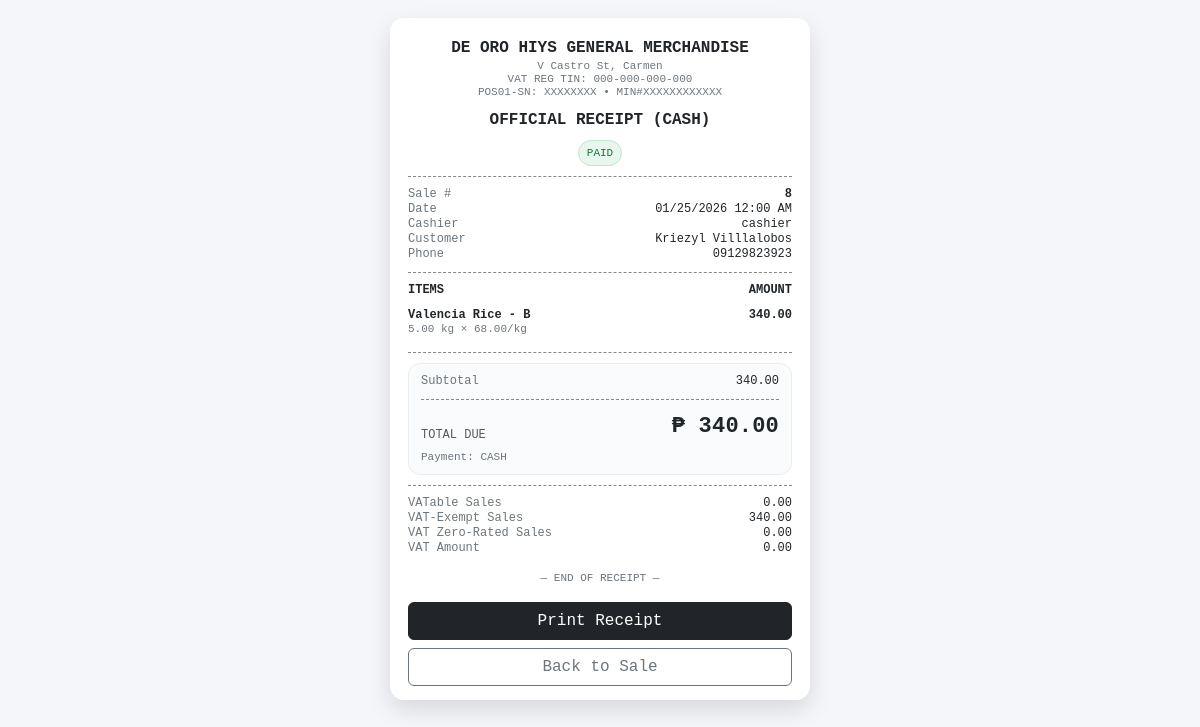
/capstone/cashier/receipt.php?sale_id=8 (signed in), run on the app's committed database.
### tables this page shows
CREATE TABLE `sales` (
  `sale_id` int(11) NOT NULL,
  `user_id` int(11) DEFAULT NULL,
  `customer_id` int(11) DEFAULT NULL,
  `sale_date` datetime NOT NULL,
  `total_amount` decimal(10,2) DEFAULT NULL,
  `status` varchar(30) NOT NULL DEFAULT 'pending',
  `created_at` timestamp NOT NULL DEFAULT current_timestamp()
);

CREATE TABLE `users` (
  `user_id` int(11) NOT NULL,
  `username` varchar(50) NOT NULL,
  `password` varchar(255) NOT NULL,
  `first_name` varchar(50) DEFAULT NULL,
  `last_name` varchar(50) DEFAULT NULL,
  `phone` varchar(20) DEFAULT NULL,
  `role` varchar(20) NOT NULL,
  `created_at` timestamp NOT NULL DEFAULT current_timestamp(),
  `status` enum('active','inactive') DEFAULT 'active'
);

CREATE TABLE `customers` (
  `customer_id` int(11) NOT NULL,
  `first_name` varchar(50) DEFAULT NULL,
  `last_name` varchar(50) DEFAULT NULL,
  `phone` varchar(20) DEFAULT NULL,
  `address` text DEFAULT NULL,
  `created_at` timestamp NOT NULL DEFAULT current_timestamp()
);

CREATE TABLE `sales_items` (
  `sales_item_id` int(11) NOT NULL,
  `sale_id` int(11) DEFAULT NULL,
  `product_id` int(11) DEFAULT NULL,
  `qty_kg` decimal(10,2) DEFAULT NULL,
  `unit_price` decimal(10,2) DEFAULT NULL,
  `line_total` decimal(10,2) DEFAULT NULL
);

CREATE TABLE `products` (
  `product_id` int(11) NOT NULL,
  `variety` varchar(100) DEFAULT NULL,
  `grade` enum('A','B') NOT NULL,
  `unit_weight_kg` decimal(10,2) DEFAULT NULL,
  `price_per_sack` decimal(10,2) NOT NULL,
  `price_per_kg` decimal(10,2) NOT NULL,
  `created_at` timestamp NOT NULL DEFAULT current_timestamp(),
  `archived` tinyint(1) NOT NULL DEFAULT 0,
  `stock_kg` decimal(10,2) NOT NULL DEFAULT 0.00
);

CREATE TABLE `payments` (
  `payment_id` int(11) NOT NULL,
  `sale_id` int(11) DEFAULT NULL,
  `amount` decimal(10,2) DEFAULT NULL,
  `method` enum('cash','gcash','bank') DEFAULT NULL,
  `status` enum('pending','paid','failed') DEFAULT NULL,
  `paid_at` timestamp NULL DEFAULT NULL,
  `external_ref` varchar(100) DEFAULT NULL
);

### capstone/cashier/receipt.php (the view, shortened to what this page needs)
<?php
include '../config/db.php';
function h($v){ return htmlspecialchars((string)$v, ENT_QUOTES, 'UTF-8'); }
$sale_id = (int)($_GET['sale_id'] ?? 0);
$companyName = "DE ORO HIYS GENERAL MERCHANDISE";
$companyAddr = "V Castro St, Carmen";
$vatTin      = "000-000-000-000";
$posSn       = "POS01-SN: XXXXXXXX";
$minNo       = "MIN#XXXXXXXXXXXX";
$VAT_MODE = "EXEMPT";
$VAT_RATE = 0.12;
$stmt = $conn->prepare("
  SELECT s.sale_id, s.sale_date, s.total_amount, s.status,
         c.customer_id, c.first_name, c.last_name, c.phone, c.address,
         u.username AS cashier_name
  FROM sales s
  LEFT JOIN customers c ON s.customer_id = c.customer_id
  LEFT JOIN users u ON s.user_id = u.user_id
  WHERE s.sale_id = ?
  LIMIT 1
");
$stmt->bind_param("i", $sale_id);
$stmt->execute();
$sale = $stmt->get_result()->fetch_assoc();
$stmt = $conn->prepare("
  SELECT
    si.sales_item_id,
    si.product_id,
    si.qty_kg,
    si.unit_price,
    si.line_total,
    p.variety,
    p.grade,
    p.unit_weight_kg
  FROM sales_items si
  LEFT JOIN products p ON si.product_id = p.product_id
  WHERE si.sale_id = ?
  ORDER BY si.sales_item_id ASC
");
$stmt->bind_param("i", $sale_id);
$stmt->execute();
$resItems = $stmt->get_result();
$items = [];
while($r = $resItems->fetch_assoc()){ $items[] = $r; }
$isUtang = (strtolower((string)$sale['status']) === 'unpaid');
$payment = null;
if(!$isUtang){
  $stmt = $conn->prepare("
    SELECT payment_id, amount, method, paid_at
    FROM payments
    WHERE sale_id = ?
    ORDER BY paid_at DESC
    LIMIT 1
  ");
  if($stmt){
    $stmt->bind_param("i", $sale_id);
    $stmt->execute();
    $payment = $stmt->get_result()->fetch_assoc();
  }
}
$discType = 'none';
$subtotal = 0.0;
foreach($items as $it){
  $line = (float)($it['line_total'] ?? 0);
  $subtotal += $line;
}
$gross = $subtotal;
$net   = (float)($sale['total_amount'] ?? 0);
$vatableSales = 0.0;
$vatExemptSales = 0.0;
$vatZeroRatedSales = 0.0;
$vatAmount = 0.0;
if($VAT_MODE === "VATABLE"){
  $salesWithoutVat = $net / (1 + $VAT_RATE);
  $lessVat = $net - $salesWithoutVat;
  if(in_array($discType, ['pwd','sc'], true)){
    $vatableSales = 0.0;
    $vatAmount = 0.0;
    $vatExemptSales = $salesWithoutVat;
  } else {
    $vatableSales = $salesWithoutVat;
    $vatAmount = $lessVat;
    $vatExemptSales = 0.0;
  }
} else {
  $vatExemptSales = $net;
}
$receiptTitle = $isUtang ? "SALES INVOICE (UTANG)" : "OFFICIAL RECEIPT (CASH)";
$customerName = trim(($sale['first_name'] ?? '').' '.($sale['last_name'] ?? ''));
function peso($n){
  return number_format((float)$n, 2);
}
?>
<!DOCTYPE html>
<html lang="en">
<head>
<link href="https://cdn.jsdelivr.net/npm/bootstrap@5.3.2/dist/css/bootstrap.min.css" rel="stylesheet">
</head>
<body>
<div class="paper mono">
  <div class="text-center">
    <div class="fw-bold"><?= h($companyName) ?></div>
    <div class="small3"><?= h($companyAddr) ?></div>
    <div class="small3">VAT REG TIN: <?= h($vatTin) ?></div>
    <div class="small3"><?= h($posSn) ?> • <?= h($minNo) ?></div>
    <div class="mt-2 fw-bold"><?= h($receiptTitle) ?></div>
    <div class="mt-2 d-flex justify-content-center gap-2 flex-wrap">
      <?php if(!$isUtang): ?>
        <span class="badge-pill badge-paid">PAID</span>
      <?php else: ?>
        <span class="badge-pill badge-ut">UTANG / UNPAID</span>
      <?php endif; ?>
    </div>
  </div>
  <div class="hr-dash"></div>
  <div class="small2">
    <div class="kv"><span>Sale #</span><span><b><?= (int)$sale['sale_id'] ?></b></span></div>
    <div class="kv"><span>Date</span><span><?= h(date("m/d/Y h:i A", strtotime($sale['sale_date']))) ?></span></div>
    <div class="kv"><span>Cashier</span><span><?= h($sale['cashier_name'] ?: 'Cashier') ?></span></div>
    <div class="kv"><span>Customer</span><span><?= h($customerName) ?></span></div>
    <?php if(!empty($sale['phone'])): ?>
      <div class="kv"><span>Phone</span><span><?= h($sale['phone']) ?></span></div>
    <?php endif; ?>
  </div>
  <div class="hr-dash"></div>
  <div class="small2 fw-bold d-flex justify-content-between">
    <span>ITEMS</span><span>AMOUNT</span>
  </div>
  <table class="tableMini small2 mt-1">
    <?php foreach($items as $it): ?>
      <?php
        $name = trim(($it['variety'] ?? 'Rice') . ' - ' . ($it['grade'] ?? ''));
        $qtyKg = (float)($it['qty_kg'] ?? 0);
        $unitPrice = (float)($it['unit_price'] ?? 0);
        $line = (float)($it['line_total'] ?? 0);
        $sackW = (float)($it['unit_weight_kg'] ?? 0);
        $uType = 'kg';
        $qtyInput = 0.0;
        if($qtyInput <= 0){
          if($uType === 'sack' && $sackW > 0){
            $qtyInput = $qtyKg / $sackW;
          } else {
            $uType = 'kg';
            $qtyInput = $qtyKg;
          }
        }
        $qtyLabel = ($uType === 'sack')
          ? (number_format($qtyInput,0) . " sack(s)")
          : (number_format($qtyInput,2) . " kg");
        $unitLabel = ($uType === 'sack') ? "/sack" : "/kg";
      ?>
      <tr>
        <td style="padding-right:8px;">
          <div class="fw-semibold"><?= h($name) ?></div>
          <div class="small3">
            <?= h($qtyLabel) ?> × <?= peso($unitPrice) ?><?= h($unitLabel) ?>
          </div>
        </td>
        <td class="amount fw-bold"><?= peso($line) ?></td>
      </tr>
    <?php endforeach; ?>
  </table>
  <div class="hr-dash"></div>
  <div class="totalBox">
    <div class="small2 kv"><span>Subtotal</span><span><?= peso($gross) ?></span></div>
    <div class="hr-dash"></div>
    <div class="d-flex justify-content-between align-items-end">
      <div class="small2 text-muted">TOTAL DUE</div>
      <div class="totalDue">₱ <?= peso($net) ?></div>
    </div>
    <?php if(!$isUtang): ?>
      <div class="small3 mt-2">
        Payment: <?= h(strtoupper($payment['method'] ?? 'CASH')) ?>
      </div>
    <?php endif; ?>
  </div>
  <div class="hr-dash"></div>
  <div class="small2">
    <div class="kv"><span>VATable Sales</span><span><?= peso($vatableSales) ?></span></div>
    <div class="kv"><span>VAT-Exempt Sales</span><span><?= peso($vatExemptSales) ?></span></div>
    <div class="kv"><span>VAT Zero-Rated Sales</span><span><?= peso($vatZeroRatedSales) ?></span></div>
    <div class="kv"><span>VAT Amount</span><span><?= peso($vatAmount) ?></span></div>
  </div>
  <div class="text-center small3 mt-3">
    — END OF RECEIPT —
  </div>
  <div class="no-print d-grid gap-2 mt-3">
    <button class="btn btn-dark" onclick="window.print()">Print Receipt</button>
    <a href="pos.php" class="btn btn-outline-secondary">Back to Sale</a>
  </div>
</div>
</body>
</html>

### capstone/cashier/receipt.php (style rules this page uses)
:root { --paper-w: 420px; --muted: #6c757d; }
body { background:#f4f6f9; }
.paper { max-width: var(--paper-w); margin: 18px auto; background: #fff; padding: 18px 18px 14px; border-radius: 14px; box-shadow: 0 10px 24px rgba(0,0,0,.12); }
.mono { font-family: ui-monospace, SFMono-Regular, Menlo, Monaco, Consolas, "Liberation Mono", "Courier New", monospace; }
.small2 { font-size: 12px; line-height: 1.25; }
.small3 { font-size: 11px; line-height: 1.2; color: var(--muted); }
.hr-dash { border-top:1px dashed #888; margin: 10px 0; }
.kv { display:flex; justify-content:space-between; gap:10px; }
.kv span:first-child { color: var(--muted); }
.badge-pill { display:inline-block; padding:4px 8px; border-radius:999px; font-size:11px; }
.badge-paid { background:#e7f7ee; color:#127a3c; border:1px solid #bfe7ce; }
.totalBox { border:1px solid #e9ecef; border-radius: 12px; padding: 10px 12px; background: #fafbfc; }
.totalDue { font-size: 22px; font-weight: 800; letter-spacing: .2px; }
.tableMini { width:100%; border-collapse: collapse; }
.tableMini td { padding: 6px 0; vertical-align: top; }
.amount { text-align:right; white-space:nowrap; }

### data on the page
sales: status "OFFICIAL RECEIPT (CASH)", sale_id "8", sale_date "01/25/2026 12:00 AM", user.username "cashier", customer.last_name "Kriezyl Villlalobos", customer.phone "09129823923", total_amount "340.00"
sales_items: product.grade "Valencia Rice - B", qty_kg "5.00 kg", unit_price "68.00", unitLabel "/kg", line_total "340.00"
payments: method "CASH"

### other printed values
$companyName "DE ORO HIYS GENERAL MERCHANDISE"
$companyAddr "V Castro St, Carmen"
$vatTin "000-000-000-000"
$posSn "POS01-SN: XXXXXXXX"
$minNo "MIN#XXXXXXXXXXXX"
peso($vatableSales) "0.00"
peso($vatZeroRatedSales) "0.00"
peso($vatAmount) "0.00"
